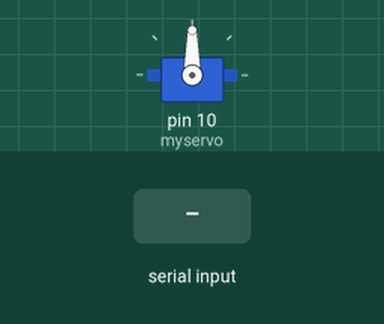
A sketch run on a simulated Arduino Uno, built with avr-gcc and run on an emulated ATmega328P. Parts: servo. The test bench sets the inputs (shaded band).

Above: at 1.2 s.
1.3 s: "30,150\n" received over Serial
At 3.5 s:
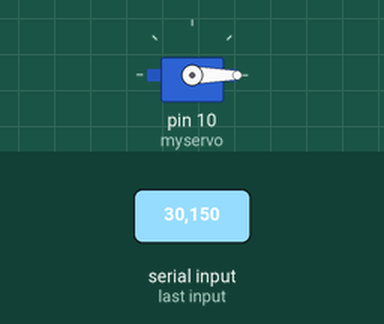
3.8 s: "90,45\n" received over Serial
At 4.6 s:
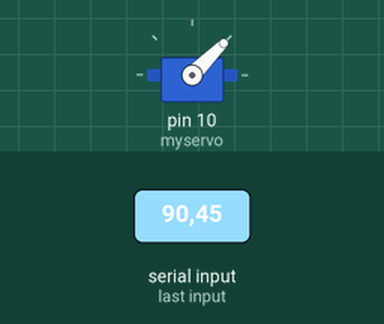
6.3 s: "200\n" received over Serial
At 6.7 s:
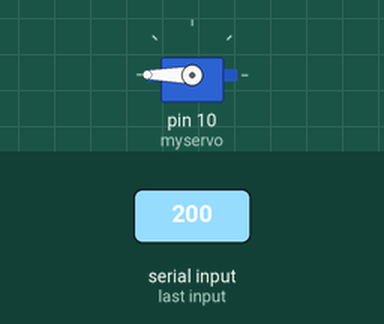
Timing chart, 0 to 9.3 s (numbered marks = the images above; inputs shaded):
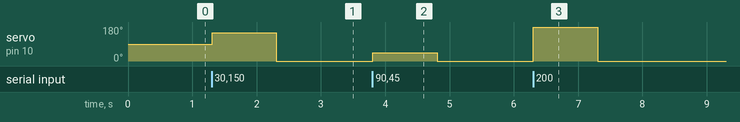

The sketch:

Servoslider.ino
```cpp
#include <Servo.h>

Servo myservo;  // Create a servo object

void setup() {
  // Initialize serial communication
  Serial.begin(9600);
  // Attach servo to pin 9
  myservo.attach(10);
}

void loop() {
  // Check if data is available to read from serial port
  if (Serial.available() > 0) {
    // Read the slider value from serial
    int slider_value = Serial.parseInt();
    // Constrain slider value between 0 and 180
    slider_value = constrain(slider_value, 0, 180);
    // Set servo position based on slider value
    myservo.write(slider_value);
  }
}
```

Measured:
- after the input at 1.3 s, servo on pin 10 (myservo): 90° → 150° at once, → 0° 1.0 s later
- after the input at 3.8 s, servo on pin 10 (myservo): 0° → 45° at once, → 0° 1.0 s later
- after the input at 6.3 s, servo on pin 10 (myservo): 0° → 180° at once, → 0° 1.0 s later
